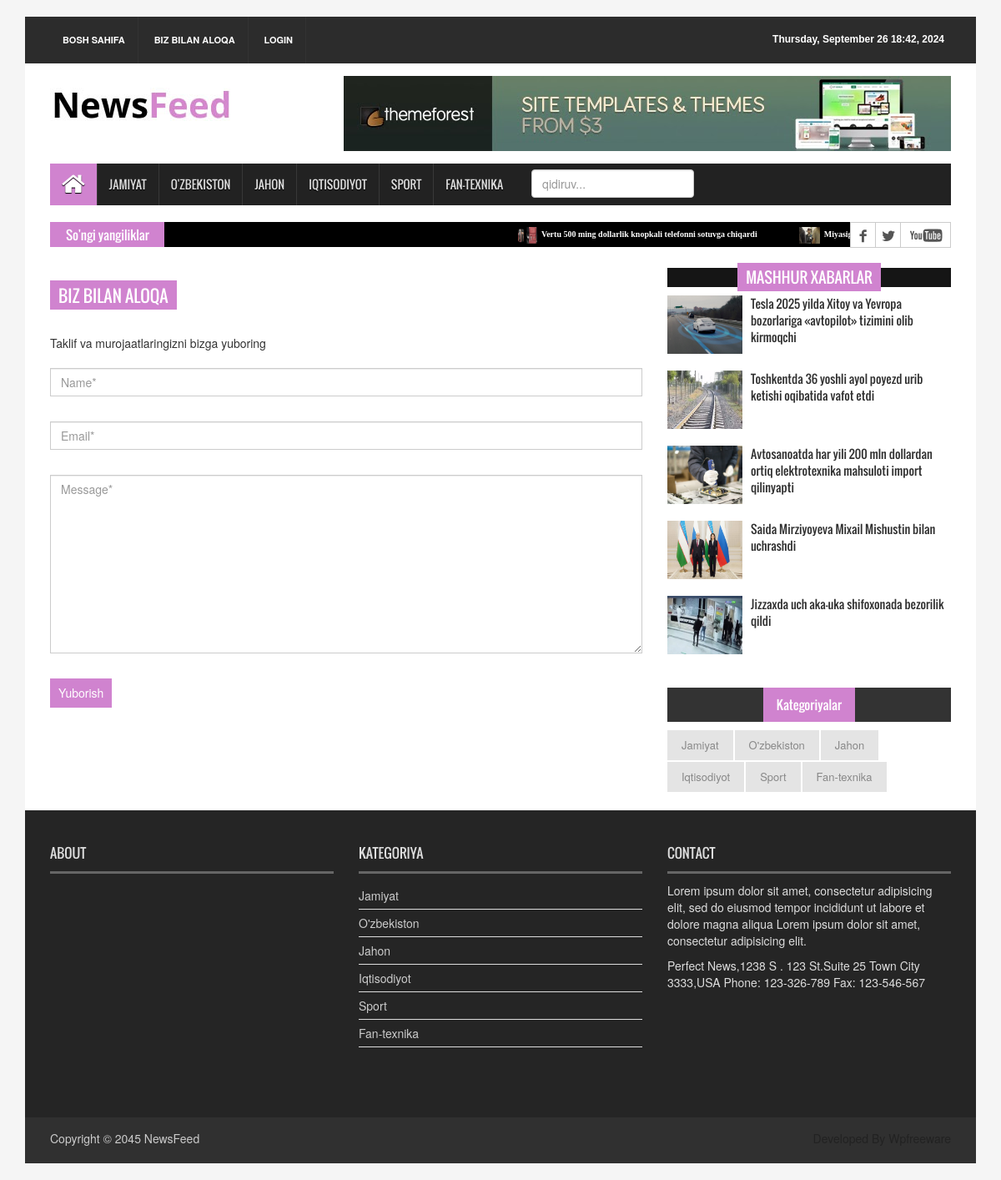
Page /contact/ on the committed database.
### app_news/models.py (models this page shows, shortened)
class Categories(models.Model):
    name = models.CharField(max_length=50)
    slug = models.CharField(max_length=50)
    class Meta:
        verbose_name_plural = 'Categories'
        verbose_name = 'category'

class News(models.Model):
    class Status(models.TextChoices):
        Draft = 'DF', 'draft'
        Published = 'PB', 'published'
    title = models.CharField(max_length=200)
    slug = models.SlugField(max_length=200, unique=True)
    body = models.TextField()
    image = models.ImageField(upload_to='news/images')
    created_time = models.DateTimeField(auto_now_add=True)
    updated_time = models.DateTimeField(auto_now=True)
    published_time = models.DateTimeField(default=timezone.now)
    category = models.ForeignKey('app_news.Categories', on_delete=models.CASCADE)
    status = models.CharField(max_length=2,
                               choices=Status.choices,
                               default=Status.Draft
                               )
    author = models.ForeignKey('app_news.Authors', null=True, blank=True, on_delete=models.SET_NULL)
    published = PublishedManager()
    objects = models.Manager()
    class Meta:
        ordering = ['-published_time']
        verbose_name_plural = 'News'
        verbose_name = 'one news'

### app_news/views.py (the view)
# urls.py: path('contact/', views.ContactPageView, name='contact_page'),
def ContactPageView(reqeust):
    form = ContactForm(reqeust.POST or None)
    if reqeust.method == "POST" and form.is_valid():
        form.save()
        return HttpResponse("<h2> Xabar yuborildi")
    context = {
        "form": form,
    }
    return render(reqeust, 'main_pages/contact.html', context)

### app_news/forms.py
class ContactForm(forms.ModelForm):
    class Meta:
        model = Contact
        fields = '__all__'

### app_news/context_processor.py (called while the page is built)
def common_views(request):
    latest_news = News.published.order_by('-published_time')[:10]
    popular_news = News.published.order_by('?')[:5]
    category_list = Categories.objects.all()
    context = {
        "latest_news": latest_news,
        "popular_news": popular_news,
        "category_list": category_list
    }
    return context

### templates/main_pages/contact.html (shortened to what this page needs)
{% extends 'base/news_base.html' %}
{% block content %}
    <div class="col-lg-8 col-md-8 col-sm-8">
        <div class="left_content">
          <div class="contact_area">
            <h2>Biz bilan aloqa</h2>
            <p>Taklif va murojaatlaringizni bizga yuboring</p>
            <form action="#" class="contact_form" method="post"> {% csrf_token %}
              <input class="form-control" type="text" name="name" placeholder="Name*">
              <input class="form-control" type="email" name="email" placeholder="Email*">
              <textarea class="form-control" cols="30" rows="10" name="message" placeholder="Message*"></textarea>
              <input type="submit" value="Yuborish">
            </form>
          </div>
        </div>
      </div>
{% endblock %}

### templates/base/news_base.html (shortened to what this page needs)
{% load static %}
<!DOCTYPE html>
<html>
<head>
<link rel="stylesheet"  href="{% static 'assets/css/bootstrap.min.css' %}">
<link rel="stylesheet" type="text/css" href="{% static 'assets/css/font-awesome.min.css' %}">
<link rel="stylesheet" type="text/css" href="{% static 'assets/css/animate.css' %}">
<link rel="stylesheet" type="text/css" href="{% static 'assets/css/font.css' %}">
<link rel="stylesheet" type="text/css" href="{% static 'assets/css/li-scroller.css' %}">
<link rel="stylesheet" type="text/css" href="{% static 'assets/css/slick.css' %}">
<link rel="stylesheet" type="text/css" href="{% static 'assets/css/jquery.fancybox.css' %}">
<link rel="stylesheet" type="text/css" href="{% static 'assets/css/theme.css' %}">
<link rel="stylesheet" type="text/css" href="{% static 'assets/css/style.css' %}">
</head>
<body>
<div class="container">
  <header id="header">
    <div class="row">
      <div class="col-lg-12 col-md-12 col-sm-12">
        <div class="header_top">
          <div class="header_top_left">
            <ul class="top_nav">
              <li><a href="{% url 'home_page' %}">Bosh sahifa</a></li>
              <li><a href="{% url 'contact_page' %}">Biz bilan aloqa</a></li>
              <li>
                  {% if user.is_authenticated %}
                    <a href="{% url 'user_profile' %}">Profile</a>
                  {% else %}
                    <a href="{% url 'login' %}">Login</a>
                  {% endif %}
              </li>
            </ul>
          </div>
          <div class="header_top_right">
            <p>{% now "l, F d H:i, Y" %}</p>
          </div>
        </div>
      </div>
      <div class="col-lg-12 col-md-12 col-sm-12">
        <div class="header_bottom">
          <div class="logo_area"><a href="{% url 'home_page' %}" class="logo"><img src="{% static 'images/logo.jpg' %}" alt=""></a></div>
          <div class="add_banner"><a href="#"><img src="{% static 'images/addbanner_728x90_V1.jpg' %}" alt=""></a></div>
        </div>
      </div>
    </div>
  </header>
  <section id="navArea">
    <nav class="navbar navbar-inverse" role="navigation">
      <div id="navbar" class="navbar-collapse collapse">
        <ul class="nav navbar-nav main_nav">
          <li class="active"><a href="{% url 'home_page' %}"><span class="fa fa-home desktop-home"></span><span class="mobile-show">Home</span></a></li>
           {% for category in category_list %}
          <li><a href="{% url 'category_page' category.slug %}">{{ category.name }}</a></li>
           {% endfor %}
          <li style="margin-top: 7px; margin-left: 20px">
            <form method="get" action="{% url 'search_result_page' %}">
                <input type="search" name="q" class="form-control" placeholder="qidiruv...">
            </form>
          </li>
        </ul>
      </div>
    </nav>
  </section>
  <section id="newsSection">
    <div class="row">
      <div class="col-lg-12 col-md-12">
        <div class="latest_newsarea"><a href="{% url 'news_list' %}"><span>So'ngi yangiliklar</span></a>
          <ul id="ticker01" class="news_sticker">
             {% for news in latest_news %}
            <li><a href="{% url 'single_page' news.slug %}"><img src="{{ news.image.url }}" alt="">{{ news.title }}</a></li>
             {% endfor %}
          </ul>
          <div class="social_area">
            <ul class="social_nav">
              <li class="facebook"><a href="https://www.facebook.com/kunuznews/"></a></li>
              <li class="twitter"><a href="https://twitter.com/KunUzNews"></a></li>
              <li class="youtube"><a href="https://www.youtube.com/@kunuz_official"></a></li>
            </ul>
          </div>
        </div>
      </div>
    </div>
  </section>
  <section id="contentSection">
    <div class="row">
        {% block content %}
        {% endblock %}
        <div class="col-lg-4 col-md-4 col-sm-4">
        <aside class="right_content">
          <div class="single_sidebar">
            <h2><span>Mashhur Xabarlar</span></h2>
            <ul class="spost_nav">
              {% for news in popular_news %}
              <li>
                <div class="media wow fadeInDown"> <a href="{% url 'single_page' news.slug %}" class="media-left"> <img alt="" src="{{ news.image.url }}"> </a>
                  <div class="media-body"> <a href="{% url 'single_page' news.slug %}" class="catg_title">{{ news.title }}</a>
                  </div>
                </div>
              </li>
               {% endfor %}
            </ul>
          </div>
          <div class="single_sidebar">
            <ul class="nav nav-tabs" role="tablist">
              <li role="presentation" class="active"><a href="#category" aria-controls="home" role="tab" data-toggle="tab">Kategoriyalar</a></li>
            </ul>
            <div class="tab-content">
              <div role="tabpanel" class="tab-pane active" id="category">
                <ul>
                   {% for category in category_list %}
                  <li class="cat-item"><a href="{% url 'category_page' category.slug %}">{{ category.name | capfirst }}</a></li>
                   {% endfor %}
                </ul>
              </div>
            </div>
          </div>
        </aside>
      </div>
    </div>
  </section>
  <footer id="footer">
    <div class="footer_top">
      <div class="row">
        <div class="col-lg-4 col-md-4 col-sm-4">
          <div class="footer_widget wow fadeInLeftBig">
            <h2>About</h2>
          </div>
        </div>
        <div class="col-lg-4 col-md-4 col-sm-4">
          <div class="footer_widget wow fadeInDown">
            <h2>Kategoriya</h2>
            <ul class="tag_nav">
                {% for category in category_list %}
              <li><a href="{% url 'category_page' category.slug %}">{{ category.name | capfirst }}</a></li>
                {% endfor %}
            </ul>
          </div>
        </div>
        <div class="col-lg-4 col-md-4 col-sm-4">
          <div class="footer_widget wow fadeInRightBig">
            <h2>Contact</h2>
            <p>Lorem ipsum dolor sit amet, consectetur adipisicing elit, sed do eiusmod tempor incididunt ut labore et dolore magna aliqua Lorem ipsum dolor sit amet, consectetur adipisicing elit.</p>
            <address>
            Perfect News,1238 S . 123 St.Suite 25 Town City 3333,USA Phone: 123-326-789 Fax: 123-546-567
            </address>
          </div>
        </div>
      </div>
    </div>
    <div class="footer_bottom">
      <p class="copyright">Copyright &copy; 2045 <a href="{% url 'home_page' %}">NewsFeed</a></p>
      <p class="developer">Developed By Wpfreeware</p>
    </div>
  </footer>
</div>
</body>
</html>

### static/assets/css/li-scroller.css (style rules this page uses)
ul.newsticker { position:relative; left:750px; font:bold 10px Verdana; list-style-type:none; margin:0; padding:0 }
ul.newsticker li { float:left; margin:0; padding:0 }
ul.newsticker a { white-space:nowrap; padding:0; color:#fff; margin:0 50px 0 0 }
ul.newsticker a > img { height:20px; margin-right:5px; width:25px }

### static/assets/css/theme.css (style rules this page uses)
.navbar-inverse .navbar-nav > .active > a, .navbar-inverse .navbar-nav > .active > a:hover, .navbar-inverse .navbar-nav > .active > a:focus { background-color:#d083cf }
.latest_newsarea span { background:none repeat scroll 0 0 #d083cf }
.single_sidebar > h2 span { background:none repeat scroll 0 0 #d083cf }
.nav-tabs > li.active > a, .nav-tabs > li.active > a:hover, .nav-tabs > li.active > a:focus { background-color:#d083cf }
.contact_area > h2 { background-color:#d083cf }
.contact_form input[type="submit"] { background-color:#d083cf }

### rows in the picture
Categories: name "JAMIYAT", name "Jamiyat"
Categories: name "O'ZBEKISTON", name "O'zbekiston"
Categories: name "JAHON", name "Jahon"
Categories: name "IQTISODIYOT", name "Iqtisodiyot"
Categories: name "SPORT", name "Sport"
Categories: name "FAN-TEXNIKA", name "Fan-texnika"
News: image (picture), title "Vertu 500 ming dollarlik knopkali telefonni sotuvga chiqardi"
News: image (picture), title "Miyasiga…"
News: image (picture), title "Tesla 2025 yilda Xitoy va Yevropa bozorlariga «avtopilot» tizimini olib kirmoqchi"
News: image (picture), title "Toshkentda 36 yoshli ayol poyezd urib ketishi oqibatida vafot etdi"
News: image (picture), title "Avtosanoatda har yili 200 mln dollardan ortiq elektrotexnika mahsuloti import qilinyapti"
News: image (picture), title "Saida Mirziyoyeva Mixail Mishustin bilan uchrashdi"
News: image (picture), title "Jizzaxda uch aka-uka shifoxonada bezorilik qildi"
